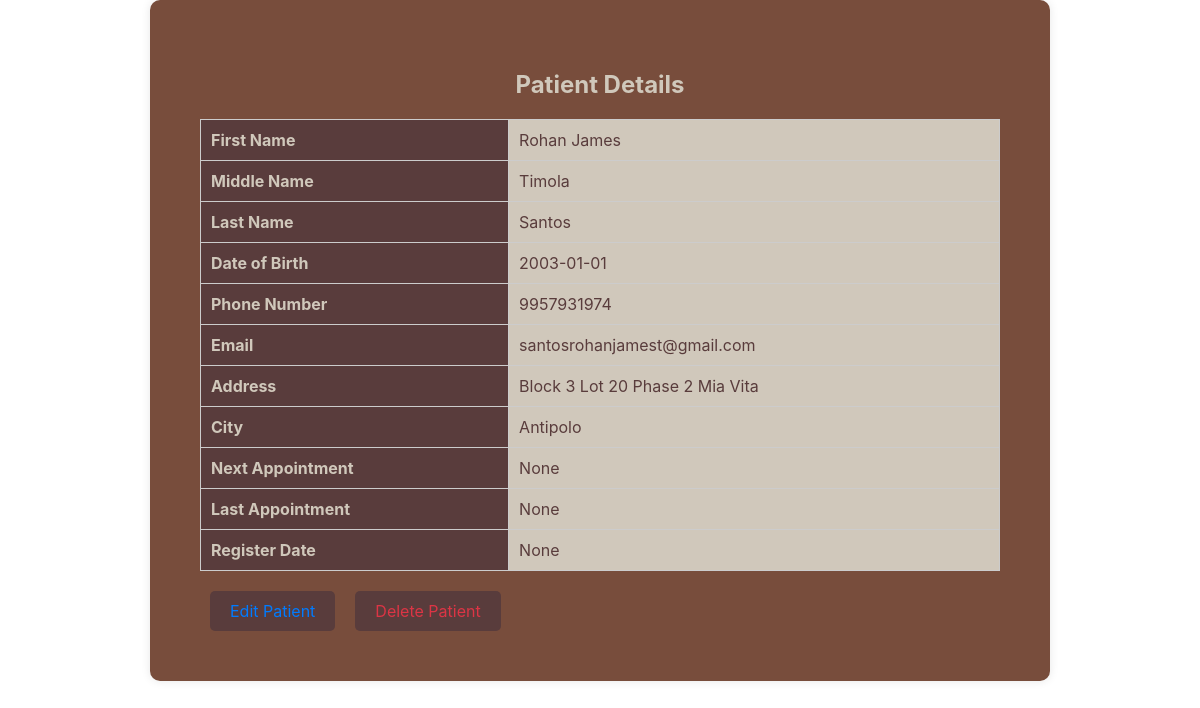
Screenshot of /view_patient/1 with the database file from the repository.
### tables this page shows
CREATE TABLE "patients" (
	"patient_id"	INTEGER,
	"econtact_id"	INTEGER,
	"estatus_id"	INTEGER,
	"first_name"	TEXT NOT NULL,
	"middle_name"	TEXT,
	"last_name"	TEXT NOT NULL,
	"dob"	NUMERIC NOT NULL,
	"phone"	INTEGER,
	"email"	TEXT UNIQUE,
	"address"	TEXT,
	"city"	TEXT,
	"next_appointment"	DATE,
	"last_appointment"	DATE,
	"register_date"	DATE,
	"medical_conditions"	TEXT,
	"current_medication"	TEXT,
	"gender"	TEXT,
	"marital_status"	TEXT,
	PRIMARY KEY("patient_id" AUTOINCREMENT),
	FOREIGN KEY("econtact_id") REFERENCES "emergency_contacts"("econtact_id"),
	FOREIGN KEY("estatus_id") REFERENCES "employmentStatus"("estatus_id")
);

### app.py (the view)
@app.route('/view_patient/<int:patient_id>')
def view_patient(patient_id):
    conn = get_db_connection()
    patient = conn.execute('SELECT * FROM patients WHERE patient_id = ?', (patient_id,)).fetchone()
    conn.close()
    return render_template('view_patient.html', patient=patient)

### app.py (called while the page is built)
def get_db_connection():
    conn = sqlite3.connect(app.config['DATABASE'], timeout=30)
    conn.execute('PRAGMA journal_mode=WAL')
    conn.row_factory = sqlite3.Row
    return conn

### templates/view_patient.html (shortened to what this page needs)
<!DOCTYPE html>
<html lang="en">
<head>
    <link rel="stylesheet" href="{{ url_for('static', filename='styles.css') }}">
</head>
<body>
    <div class="patient-details-container">
        <h2>Patient Details</h2>
        <table class="patient-details-table">
            <tr>
                <th>First Name</th>
                <td>{{ patient.first_name }}</td>
            </tr>
            <tr>
                <th>Middle Name</th>
                <td>{{ patient.middle_name }}</td>
            </tr>
            <tr>
                <th>Last Name</th>
                <td>{{ patient.last_name }}</td>
            </tr>
            <tr>
                <th>Date of Birth</th>
                <td>{{ patient.dob }}</td>
            </tr>
            <tr>
                <th>Phone Number</th>
                <td>{{ patient.phone }}</td>
            </tr>
            <tr>
                <th>Email</th>
                <td>{{ patient.email }}</td>
            </tr>
            <tr>
                <th>Address</th>
                <td>{{ patient.address }}</td>
            </tr>
            <tr>
                <th>City</th>
                <td>{{ patient.city }}</td>
            </tr>
            <tr>
                <th>Next Appointment</th>
                <td>{{ patient.next_appointment }}</td>
            </tr>
            <tr>
                <th>Last Appointment</th>
                <td>{{ patient.last_appointment }}</td>
            </tr>
            <tr>
                <th>Register Date</th>
                <td>{{ patient.register_date }}</td>
            </tr>
        </table>
        <div class="actions">
            <a href="#" class="edit">Edit Patient</a>
            <a href="#" class="delete">Delete Patient</a>
        </div>
    </div>
</body>
</html>

### static/styles.css (style rules this page uses)
body { font-family: 'Inter', sans-serif; margin: 0; padding: 0; box-sizing: border-box; }
h2 { margin-bottom: 10px; color: #f44336; }
a { color: #000; text-align: right; margin-bottom: 10px; }
.actions { display: none; }
.actions { display: flex; align-items: center; }
.actions a { margin-right: 10px; text-decoration: none; color: #007bff; }
.actions a.edit { color: #007bff; }
.actions a.delete { color: #dc3545; }
.patient-details-container { max-width: 800px; margin: 0 auto; padding: 50px; background-color: rgba(120, 77, 60, 1); border-radius: 10px; box-shadow: 0 0 10px rgba(0, 0, 0, 0.1); color: #D0C8BB; }
.patient-details-container h2 { color: #D0C8BB; text-align: center; margin-bottom: 20px; }
.patient-details-table { width: 100%; border-collapse: collapse; margin-bottom: 20px; }
.patient-details-table th, .patient-details-table td { padding: 10px; border: 1px solid #ccc; text-align: left; }
.patient-details-table th { background-color: #593C3C; color: #D0C8BB; }
.patient-details-table td { background-color: #D0C8BB; color: #593C3C; }
.actions { text-align: center; margin-top: 20px; }
.actions a { margin: 0 10px; padding: 10px 20px; background-color: #593C3C; color: #D0C8BB; text-decoration: none; border-radius: 5px; }

### rows the page displays
patients: first_name "Rohan James", middle_name "Timola", last_name "Santos", dob "2003-01-01", phone "9957931974", email "santosrohanjamest@gmail.com", address "Block 3 Lot 20 Phase 2 Mia Vita", city "Antipolo"

### other values shown
{{ patient.next_appointment }} "None"
{{ patient.last_appointment }} "None"
{{ patient.register_date }} "None"
